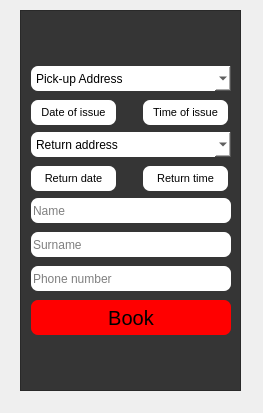
<?xml version="1.0" encoding="UTF-8"?>
<ui version="4.0">
 <class>Dialog</class>
 <widget class="QDialog" name="Dialog">
  <property name="geometry">
   <rect>
    <x>0</x>
    <y>0</y>
    <width>263</width>
    <height>413</height>
   </rect>
  </property>
  <property name="windowTitle">
   <string>Dialog</string>
  </property>
  <widget class="QFrame" name="frame">
   <property name="geometry">
    <rect>
     <x>20</x>
     <y>10</y>
     <width>221</width>
     <height>381</height>
    </rect>
   </property>
   <property name="styleSheet">
    <string notr="true">background-color:rgba(53,53,53,255)</string>
   </property>
   <property name="frameShape">
    <enum>QFrame::StyledPanel</enum>
   </property>
   <property name="frameShadow">
    <enum>QFrame::Raised</enum>
   </property>
   <widget class="QPushButton" name="pushButton_4">
    <property name="geometry">
     <rect>
      <x>123</x>
      <y>156</y>
      <width>85</width>
      <height>25</height>
     </rect>
    </property>
    <property name="styleSheet">
     <string notr="true">background-color:white;
border-radius:7px;
font-size:8pt</string>
    </property>
    <property name="text">
     <string>Return time</string>
    </property>
    <property name="icon">
     <iconset resource="designe.qrc">
      <normaloff>:/icon/icons/schedule_24dp_000000_FILL0_wght400_GRAD0_opsz24.svg</normaloff>:/icon/icons/schedule_24dp_000000_FILL0_wght400_GRAD0_opsz24.svg</iconset>
    </property>
   </widget>
   <widget class="QPushButton" name="pushButton_3">
    <property name="geometry">
     <rect>
      <x>11</x>
      <y>156</y>
      <width>85</width>
      <height>25</height>
     </rect>
    </property>
    <property name="styleSheet">
     <string notr="true">background-color:white;
border-radius:7px;
font-size:8pt</string>
    </property>
    <property name="text">
     <string>Return date</string>
    </property>
    <property name="icon">
     <iconset resource="designe.qrc">
      <normaloff>:/icon/icons/calendar_month_24dp_000000_FILL0_wght400_GRAD0_opsz24.svg</normaloff>:/icon/icons/calendar_month_24dp_000000_FILL0_wght400_GRAD0_opsz24.svg</iconset>
    </property>
   </widget>
   <widget class="QPushButton" name="pushButton_2">
    <property name="geometry">
     <rect>
      <x>123</x>
      <y>90</y>
      <width>85</width>
      <height>25</height>
     </rect>
    </property>
    <property name="styleSheet">
     <string notr="true">background-color:white;
border-radius:7px;
font-size:8pt</string>
    </property>
    <property name="text">
     <string>Time of issue</string>
    </property>
    <property name="icon">
     <iconset resource="designe.qrc">
      <normaloff>:/icon/icons/schedule_24dp_000000_FILL0_wght400_GRAD0_opsz24.svg</normaloff>:/icon/icons/schedule_24dp_000000_FILL0_wght400_GRAD0_opsz24.svg</iconset>
    </property>
   </widget>
   <widget class="QPushButton" name="pushButton">
    <property name="geometry">
     <rect>
      <x>11</x>
      <y>90</y>
      <width>85</width>
      <height>25</height>
     </rect>
    </property>
    <property name="styleSheet">
     <string notr="true">background-color:white;
border-radius:7px;
font-size:8pt</string>
    </property>
    <property name="text">
     <string>Date of issue</string>
    </property>
    <property name="icon">
     <iconset resource="designe.qrc">
      <normaloff>:/icon/icons/calendar_month_24dp_000000_FILL0_wght400_GRAD0_opsz24.svg</normaloff>:/icon/icons/calendar_month_24dp_000000_FILL0_wght400_GRAD0_opsz24.svg</iconset>
    </property>
   </widget>
   <widget class="QLineEdit" name="lineEdit_3">
    <property name="geometry">
     <rect>
      <x>11</x>
      <y>256</y>
      <width>200</width>
      <height>25</height>
     </rect>
    </property>
    <property name="styleSheet">
     <string notr="true">background-color:white;
border-radius:7px;
font-size:9pt</string>
    </property>
    <property name="text">
     <string/>
    </property>
    <property name="placeholderText">
     <string>Phone number</string>
    </property>
   </widget>
   <widget class="QPushButton" name="Book">
    <property name="geometry">
     <rect>
      <x>11</x>
      <y>290</y>
      <width>200</width>
      <height>35</height>
     </rect>
    </property>
    <property name="styleSheet">
     <string notr="true">background-color:Red;
font-size:15pt;
border-radius:7px
</string>
    </property>
    <property name="text">
     <string>Book</string>
    </property>
   </widget>
   <widget class="QComboBox" name="ksdds">
    <property name="geometry">
     <rect>
      <x>11</x>
      <y>56</y>
      <width>200</width>
      <height>25</height>
     </rect>
    </property>
    <property name="toolTip">
     <string>&lt;html&gt;&lt;head/&gt;&lt;body&gt;&lt;p&gt;&lt;br/&gt;&lt;/p&gt;&lt;/body&gt;&lt;/html&gt;</string>
    </property>
    <property name="whatsThis">
     <string>&lt;html&gt;&lt;head/&gt;&lt;body&gt;&lt;p&gt;fgf&lt;/p&gt;&lt;/body&gt;&lt;/html&gt;</string>
    </property>
    <property name="styleSheet">
     <string notr="true">background-color:white;
border-radius:7px;
font-size:9pt
</string>
    </property>
    <item>
     <property name="text">
      <string>Pick-up Address</string>
     </property>
     <property name="icon">
      <iconset resource="designe.qrc">
       <normaloff>:/icon/icons/pin_drop_24dp_000000_FILL0_wght400_GRAD0_opsz24.svg</normaloff>:/icon/icons/pin_drop_24dp_000000_FILL0_wght400_GRAD0_opsz24.svg</iconset>
     </property>
    </item>
    <item>
     <property name="text">
      <string>Airport &quot;Manas&quot;</string>
     </property>
    </item>
    <item>
     <property name="text">
      <string>Office &quot;PrimeCar&quot;, Chokmorova 256</string>
     </property>
    </item>
    <item>
     <property name="text">
      <string/>
     </property>
    </item>
   </widget>
   <widget class="QLineEdit" name="lineEdit_2">
    <property name="geometry">
     <rect>
      <x>11</x>
      <y>222</y>
      <width>200</width>
      <height>25</height>
     </rect>
    </property>
    <property name="styleSheet">
     <string notr="true">background-color:white;
border-radius:7px;
font-size:9pt</string>
    </property>
    <property name="text">
     <string/>
    </property>
    <property name="placeholderText">
     <string>Surname</string>
    </property>
   </widget>
   <widget class="QLineEdit" name="lineEdit">
    <property name="geometry">
     <rect>
      <x>11</x>
      <y>188</y>
      <width>200</width>
      <height>25</height>
     </rect>
    </property>
    <property name="styleSheet">
     <string notr="true">background-color:white;
border-radius:7px;
font-size:9pt</string>
    </property>
    <property name="text">
     <string/>
    </property>
    <property name="placeholderText">
     <string>Name</string>
    </property>
   </widget>
   <widget class="QComboBox" name="comboBox_2">
    <property name="geometry">
     <rect>
      <x>11</x>
      <y>122</y>
      <width>200</width>
      <height>25</height>
     </rect>
    </property>
    <property name="styleSheet">
     <string notr="true">background-color:white;
border-radius:7px;
font-size:9pt</string>
    </property>
    <item>
     <property name="text">
      <string>Return address</string>
     </property>
     <property name="icon">
      <iconset resource="designe.qrc">
       <normaloff>:/icon/icons/pin_drop_24dp_000000_FILL0_wght400_GRAD0_opsz24.svg</normaloff>:/icon/icons/pin_drop_24dp_000000_FILL0_wght400_GRAD0_opsz24.svg</iconset>
     </property>
    </item>
    <item>
     <property name="text">
      <string>Airport &quot;Manas&quot;</string>
     </property>
    </item>
    <item>
     <property name="text">
      <string>Office &quot;PrimeCar&quot;, Chokmorova 256</string>
     </property>
    </item>
   </widget>
  </widget>
 </widget>
 <resources>
  <include location="designe.qrc"/>
 </resources>
 <connections/>
</ui>
